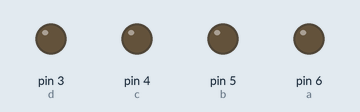
The sketch below on a simulated Arduino Uno, built with avr-gcc and run on an emulated ATmega328P. Shown: output pins drawn as LEDs (lit = HIGH).

Above: at 0.5 s.
At 2.5 s:
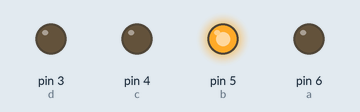
At 3.5 s:
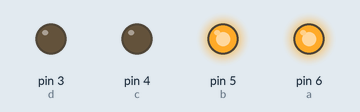
At 5.5 s:
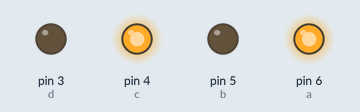
At 8.5 s:
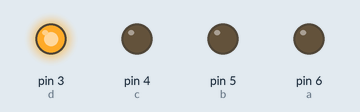
At 11.5 s:
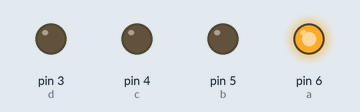
Timing chart, 0 to 13.0 s (numbered marks = the images above):
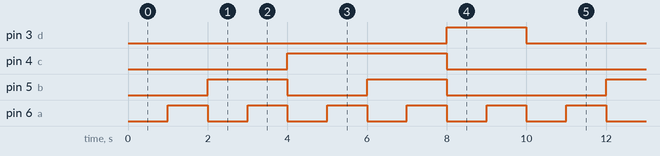

Measured:
- by itself, pin 3 (d): alternates HIGH for 2.0 s and LOW for 8.0 s
- by itself, pin 4 (c): alternates HIGH for 4.0 s and LOW for 6.0 s
- by itself, pin 5 (b): repeats every 10.0 s: LOW 2.0 s, HIGH 2.0 s, LOW 4.0 s, HIGH 2.0 s
- by itself, pin 6 (a): alternates HIGH for 1.0 s and LOW for 1.0 s

The sketch:

code_LED-7-doan.ino
```cpp
int a=6, b=5, c=4, d=3;

void setup() {
  pinMode(a, OUTPUT);
  pinMode(b, OUTPUT);
  pinMode(c, OUTPUT);
  pinMode(d, OUTPUT);
}
void khong(){
  digitalWrite(a, LOW);
  digitalWrite(b, LOW);
  digitalWrite(c, LOW);
  digitalWrite(d, LOW);
}
  void mot(){
  digitalWrite(a, HIGH);
  digitalWrite(b, LOW);
  digitalWrite(c, LOW);
  digitalWrite(d, LOW);
}
void hai(){
  digitalWrite(a, LOW);
  digitalWrite(b, HIGH);
  digitalWrite(c, LOW);
  digitalWrite(d, LOW);
}
void ba(){
  digitalWrite(a, HIGH);
  digitalWrite(b, HIGH);
  digitalWrite(c, LOW);
  digitalWrite(d, LOW);
}
void bon(){
  digitalWrite(a, LOW);
  digitalWrite(b, LOW);
  digitalWrite(c, HIGH);
  digitalWrite(d, LOW);
}
void nam(){
  digitalWrite(a, HIGH);
  digitalWrite(b, LOW);
  digitalWrite(c, HIGH);
  digitalWrite(d, LOW);
}
void sau(){
  digitalWrite(a, LOW);
  digitalWrite(b, HIGH);
  digitalWrite(c, HIGH);
  digitalWrite(d, LOW);
}
void bay(){
  digitalWrite(a, HIGH);
  digitalWrite(b, HIGH);
  digitalWrite(c, HIGH);
  digitalWrite(d, LOW);
}
void tam(){
  digitalWrite(a, LOW);
  digitalWrite(b, LOW);
  digitalWrite(c, LOW);
  digitalWrite(d, HIGH);
}
void chin(){
  digitalWrite(a, HIGH);
  digitalWrite(b, LOW);
  digitalWrite(c, LOW);
  digitalWrite(d, HIGH);
}

void loop() {
  // put your main code here, to run repeatedly:
khong(); delay(1000);
mot(); delay(1000);
hai(); delay(1000);
ba(); delay(1000);
bon(); delay(1000);
nam(); delay(1000);
sau(); delay(1000);
bay(); delay(1000);
tam(); delay(1000);
chin(); delay(1000);
}
```
